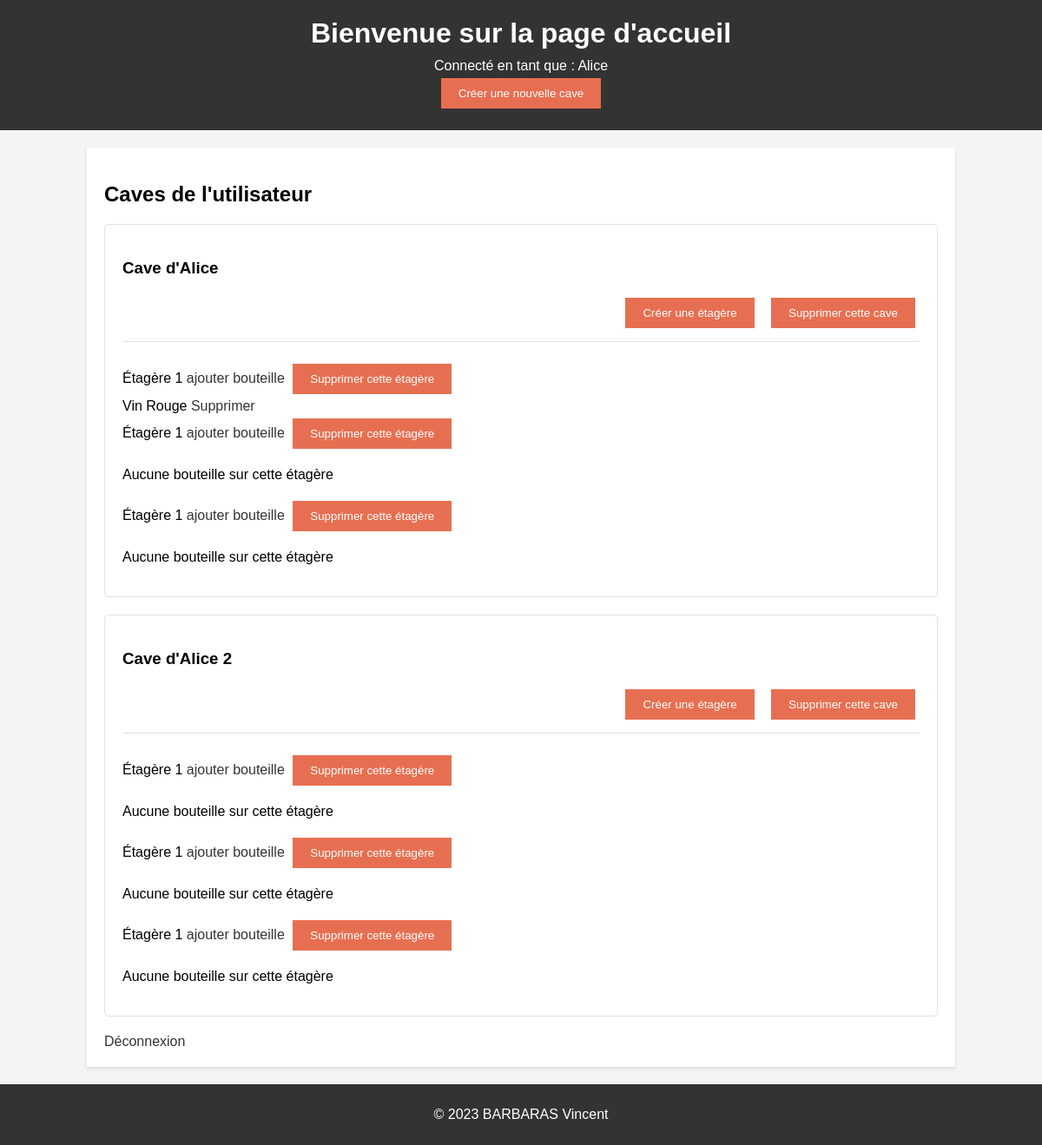
Screenshot of /accueil (signed in) with the database file from the repository.
### tables this page shows
CREATE TABLE Caves (
                id_cave INTEGER PRIMARY KEY,
                nom_cave TEXT NOT NULL,
                proprietaire_id INTEGER NOT NULL,
                FOREIGN KEY (proprietaire_id) REFERENCES Utilisateurs(id_utilisateur)
            );

CREATE TABLE Etageres (
                id_etagere INTEGER PRIMARY KEY,
                numero INTEGER NOT NULL,
                region TEXT NOT NULL,
                emplacements_disponibles INTEGER NOT NULL,
                cave_associee_id INTEGER NOT NULL,
                FOREIGN KEY (cave_associee_id) REFERENCES Caves(id_cave)
            );

CREATE TABLE Bouteilles (
                id_bouteille INTEGER PRIMARY KEY,
                domaine_viticole TEXT NOT NULL,
                nom TEXT NOT NULL,
                type TEXT NOT NULL,
                annee INTEGER NOT NULL,
                region TEXT NOT NULL,
                commentaires TEXT,
                note_personnelle TEXT,
                note_moyenne TEXT,
                photo_etiquette TEXT,
                prix REAL
            );

### app.py (the view)
@app.route("/")
@app.route("/accueil")
def accueil():
    if "logged_in" in session and session["logged_in"]:
        nom_utilisateur = session["username"]
        caves_utilisateur = Cave.afficher_details_cave(session["user_id"])
        if request.args.get("response") == "json":
            return jsonify({"status": "success", "msg": caves_utilisateur}), 200
        else:
            print(caves_utilisateur)
            for cave in caves_utilisateur:
                print(cave.to_dict())
            return render_template(
                "accueil.html",
                nom_utilisateur=nom_utilisateur,
                caves_utilisateur=caves_utilisateur,
            )
    else:
        return redirect(url_for("users.deconnexion"))  # Rediriger vers la page de connexion après la déconnexion

### models/bouteille.py (called while the page is built)
    def to_dict(self):
        return {
            "id_bouteille": self.id_bouteille,
            "domaine_viticole": self.domaine_viticole,
            "nom": self.nom,
            "type": self.type,
            "annee": self.annee,
            "region": self.region,
            "commentaires": self.commentaires,
            "note_personnelle": self.note_personnelle,
            "note_moyenne": self.note_moyenne,
            "photo_etiquette": self.photo_etiquette,
            "prix": self.prix,
        }

### models/cave.py (called while the page is built)
    def __repr__(self):
        return f"Cave {self.nom_cave} (id: {self.id_cave})"

    def to_dict(self):
        etageres = []
        if self.etageres != [] or self.etageres != None:
            for etagere in self.etageres:
                etageres.append(etagere.to_dict())
        return {
            "id_cave": self.id_cave,
            "nom_cave": self.nom_cave,
            "proprietaire": self.proprietaire,
            "etageres": etageres,
        }

    @staticmethod
    def get_utilisateur_caves(utilisateur_id):
        conn = sqlite3.connect("bdd.db")
        c = conn.cursor()
        c.execute("SELECT * FROM Caves WHERE proprietaire_id = ?", (utilisateur_id,))
        rows = c.fetchall()
        caves_utilisateur = [
            Cave(row[0], row[1], Utilisateur(row[2], None, None, None)) for row in rows
        ]
        conn.close()
        return caves_utilisateur

    @classmethod
    def afficher_details_cave(cls, user_id):
        conn = sqlite3.connect("bdd.db")
        c = conn.cursor()
        caves_utilisateur = Cave.get_utilisateur_caves(user_id)
        for current_cave in caves_utilisateur:
            c.execute(
                "SELECT * FROM Etageres WHERE cave_associee_id = ?",
                (current_cave.id_cave,),
            )
            etageres_cave = c.fetchall()
            for row in etageres_cave:
                etagere = Etagere(row[0], row[1], row[2], row[3], current_cave)
                current_cave.etageres.append(etagere)
        conn.close()
        return caves_utilisateur

### templates/accueil.html (shortened to what this page needs)
<!DOCTYPE html>
<html lang="en">
<head>
    <link rel="stylesheet" href="static/accueil_styles.css">
</head>
<body>
    <header>
        <h1>Bienvenue sur la page d'accueil</h1>
        {% if nom_utilisateur %}
            <p>Connecté en tant que : {{ nom_utilisateur }}</p>
            <a href="{{ url_for('caves.creer_cave') }}"><button>Créer une nouvelle cave</button></a>
        {% endif %}
    </header>
    <main>
        {% if nom_utilisateur %}
            <h2>Caves de l'utilisateur</h2>
            <div class="caves-container">
                {% for cave in caves_utilisateur %}
                    <div class="card">
                        <div class="card-header">
                            <h3>{{ cave.nom_cave }}</h3>
                            <div class="card-actions">
                                <a href="{{ url_for('etagere.creer_etagere', cave_id=cave.id_cave) }}"><button>Créer une étagère</button></a>
                                <form method="POST" action="{{ url_for('caves.supprimer_cave', id_cave=cave.id_cave) }}" style="display: inline;">
                                    <button type="submit">Supprimer cette cave</button>
                                </form>
                            </div>
                        </div>
                        <div class="card-body">
                            {% for etagere in cave.etageres %}
                                <div class="etagere">
                                    Étagère {{ etagere.numero }}
                                    <a href="{{ url_for('etagere.ajouter_bouteille_etagere', id_etagere=etagere.id_etagere)}}">ajouter bouteille</a>
                                    <form method="POST" action="{{ url_for('etagere.supprimer_etagere', id_etagere=etagere.id_etagere) }}" style="display: inline;">
                                        <button type="submit">Supprimer cette étagère</button>
                                    </form>
                                    {% if etagere.bouteilles %}
                                        <div class="bouteilles">
                                            {% for bouteille in etagere.bouteilles %}
                                                <div class="bouteille">
                                                    {{ bouteille.nom }}
                                                    <a href="{{ url_for('etagere.supprimer_bouteille_etagere', id_etagere=etagere.id_etagere) }}">Supprimer</a>
                                                </div>
                                            {% endfor %}
                                        </div>
                                    {% else %}
                                        <p>Aucune bouteille sur cette étagère</p>
                                    {% endif %}
                                </div>
                            {% endfor %}
                        </div>
                    </div>
                {% endfor %}
            </div>
        {% endif %}
        <a href="{{ url_for('users.deconnexion') }}">Déconnexion</a>
    </main>
    <footer>
        <p>© 2023 BARBARAS Vincent</p>
    </footer>
</body>
</html>

### static/accueil_styles.css (style rules this page uses)
body { font-family: 'Arial', sans-serif; background-color: #f4f4f4; margin: 0; padding: 0; }
header { background-color: #333; color: #fff; padding: 20px 0; text-align: center; }
header h1 { margin: 0 0 10px; }
header p { margin: 0; }
main { width: 80%; max-width: 1200px; margin: 20px auto; padding: 20px; background: white; box-shadow: 0 2px 4px rgba(0,0,0,0.1); }
button { background-color: #e76f51; color: white; border: none; padding: 10px 20px; margin: 5px; cursor: pointer; transition: background-color 0.3s ease; }
footer { background-color: #333; color: white; text-align: center; padding: 10px 0; position: relative; bottom: 0; width: 100%; }
a { color: #333; text-decoration: none; }
.card { background: #fff; border: 1px solid #e1e1e1; border-radius: 5px; padding: 20px; margin-bottom: 20px; }
.card-header { border-bottom: 1px solid #e1e1e1; padding-bottom: 10px; margin-bottom: 20px; }
.card-actions { text-align: right; }
.card-actions button { margin-left: 10px; }

### rows the page displays
Caves: nom_cave "Cave d'Alice"
Etageres: numero "1"
Bouteilles: nom "Vin Rouge"
Etageres: numero "1", shows "Aucune bouteille sur cette étagère"
Etageres: numero "1", shows "Aucune bouteille sur cette étagère"
Caves: nom_cave "Cave d'Alice 2"
Etageres: numero "1", shows "Aucune bouteille sur cette étagère"
Etageres: numero "1", shows "Aucune bouteille sur cette étagère"
Etageres: numero "1", shows "Aucune bouteille sur cette étagère"

### other values shown
{{ nom_utilisateur }} "Alice"
